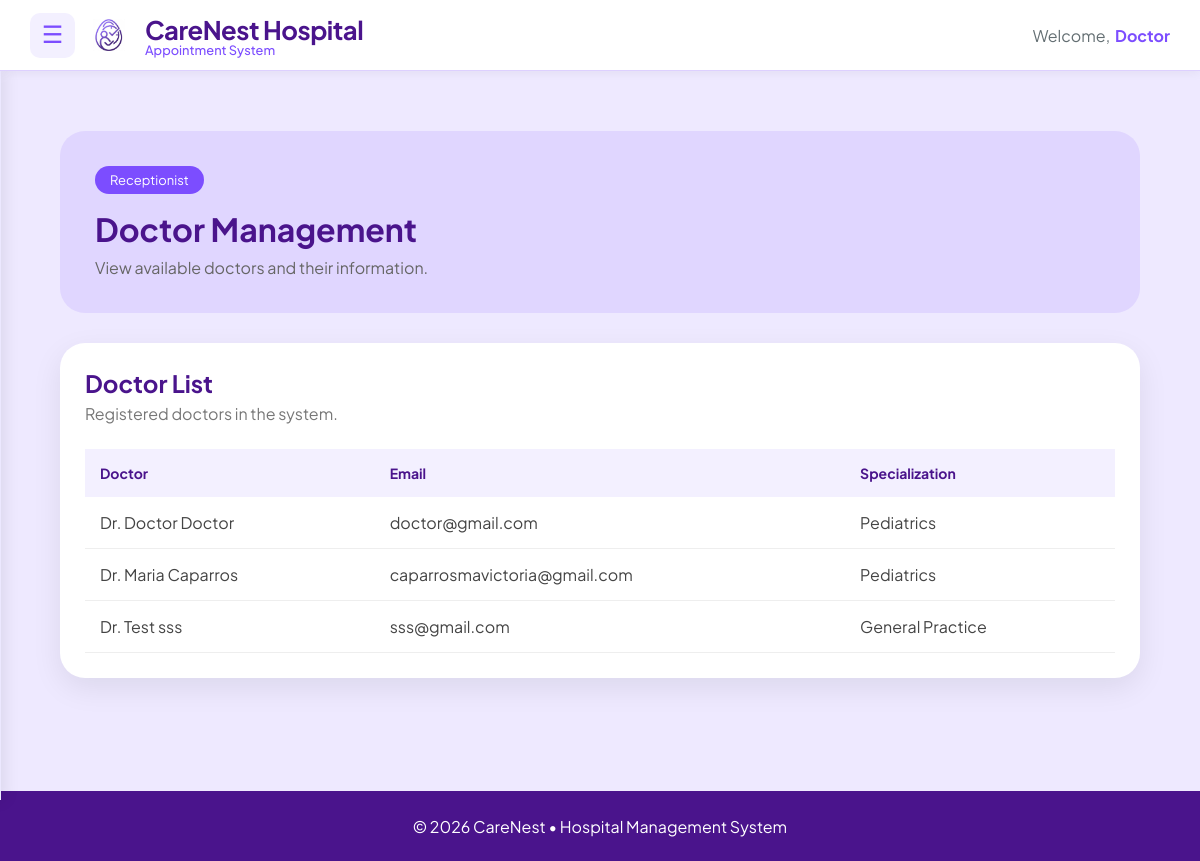
Page /receptionist/doctors/ (signed in) on the committed database.
### main/models.py (models this page shows, shortened)
class Doctor(models.Model):
    SPECIALIZATION_CHOICES = [
        ('Cardiology', 'Cardiology'),
        ('Dermatology', 'Dermatology'),
        ('Neurology', 'Neurology'),
        ('Pediatrics', 'Pediatrics'),
        ('Orthopedics', 'Orthopedics'),
        ('General Practice', 'General Practice'),
    ]
    SEX_CHOICES = [
        ('Male', 'Male'),
        ('Female', 'Female'),
        ('Other', 'Other'),
    ]
    user = models.OneToOneField(User, on_delete=models.CASCADE, related_name='doctor_profile')
    first_name = models.CharField(max_length=50, default="Unknown")
    middle_name = models.CharField(max_length=50, blank=True, null=True)
    last_name = models.CharField(max_length=50, default="Unknown")
    date_of_birth = models.DateField(blank=True, null=True)
    sex = models.CharField(
        max_length=10,
        choices=SEX_CHOICES,
        default='Male'
    )
    address = models.TextField(blank=True)
    specialization = models.CharField(
        max_length=50,
        choices=SPECIALIZATION_CHOICES,
        default='General Practice'
    )
    license_number = models.CharField(max_length=50, unique=True)
    contact_number = models.CharField(max_length=15)
    profile_picture = models.ImageField(
        upload_to=user_directory_path,
        default='default.jpg',
        blank=True,
        null=True
    )

### main/views.py (the view)
@login_required
def receptionist_doctors(request):
    doctors = Doctor.objects.select_related(
        "user"
    ).all()
    context = {
        "doctors": doctors
    }
    return render(
        request,
        "receptionist/appointment/receptionist_doctor.html",
        context
    )

### main/templates/receptionist/appointment/receptionist_doctor.html (shortened to what this page needs)
{% extends "includes/dashboard_base.html" %}
{% load static %}
{% block content %}
{% block extra_css %}
<link rel="stylesheet" href="{% static 'css/receptionist_doctor.css' %}">
{% endblock %}
<div class="doctors-page">
    <section class="page-header">
        <div>
            <span class="page-tag">
                Receptionist
            </span>
            <h1>
                Doctor Management
            </h1>
            <p>
                View available doctors and their information.
            </p>
        </div>
    </section>
    <section class="doctor-card">
        <div class="card-header">
            <h2>
                Doctor List
            </h2>
            <p>
                Registered doctors in the system.
            </p>
        </div>
        <div class="table-wrapper">
            <table class="doctor-table">
                <thead>
                    <tr>
                        <th>Doctor</th>
                        <th>Email</th>
                        <th>Specialization</th>
                    </tr>
                </thead>
                <tbody>
                {% for doctor in doctors %}
                    <tr>
                        <td>
                            Dr. {{ doctor.user.get_full_name }}
                        </td>
                        <td>
                            {{ doctor.user.email }}
                        </td>
                        <td>
                            {{ doctor.specialization }}
                        </td>
                    </tr>
                {% empty %}
                    <tr>
                        <td colspan="3" class="empty-row">
                            No doctors registered.
                        </td>
                    </tr>
                {% endfor %}
                </tbody>
            </table>
        </div>
    </section>
</div>
{% endblock %}

### main/templates/includes/dashboard_base.html (shortened to what this page needs)
{% load static %}
<!DOCTYPE html>
<html lang="en">
<head>
    <link rel="stylesheet" href="{% static 'css/dashboard_base.css' %}">
</head>
<body>
    <header class="dashboard-header">
        <div class="header-left">
            <button class="menu-btn" id="menu-toggle">
                ☰
            </button>
            <div class="brand">
                <img src="{% static 'images/CarenestLOGO.png' %}" alt="CareNest Logo" class="logo">
                <div class="brand-text">
                    <span class="hospital-name">CareNest Hospital</span>
                    <span class="tagline">Appointment System</span>
                </div>
            </div>
        </div>
        <div class="header-right">
            <span class="welcome-text">Welcome,</span>
            <span class="user-name">
                {{ request.user.first_name }}
            </span>
        </div>
    </header>
    <main class="dashboard-content" id="dashboard-content">
    {% block content %}
    {% endblock %}
</main>
    <footer class="dashboard-footer">
        <p>
            © 2026 CareNest • Hospital Management System
        </p>
    </footer>
</body>
</html>

### main/static/css/dashboard_base.css (style rules this page uses)
:root { --header-height:70px; --footer-height:70px; --sidebar-width:260px; --primary-purple:#7c4dff; --soft-purple:#f3f0ff; --deep-purple:#4a148c; --text-main:#2d3436; --text-muted:#636e72; --white:#ffffff; }
body { margin:0; font-family:'Plus Jakarta Sans',sans-serif; background:#fafaff; color:var(--text-main); min-height:100vh; display:flex; flex-direction:column; }
.dashboard-header { position:sticky; top:0; z-index:1000; height:70px; display:flex; justify-content:space-between; align-items:center; padding:0 30px; background:var(--white); border-bottom:1px solid #ddd0ff; box-shadow:0 2px 10px rgba(0,0,0,.05); }
.header-left { display:flex; align-items:center; gap:18px; }
.menu-btn { width:45px; height:45px; border:none; border-radius:10px; background:var(--soft-purple); color:var(--primary-purple); font-size:24px; cursor:pointer; transition:.3s; }
.brand { display:flex; align-items:center; gap:12px; }
.logo { width:32px; height:32px; object-fit:contain; margin-right:8px; }
.brand-text { display:flex; flex-direction:column; }
.hospital-name { font-size: 1.6rem; font-weight: 700; color: var(--deep-purple); letter-spacing: -0.5px; }
.tagline { font-size: 0.8rem; color: var(--primary-purple); font-weight: 500; margin-top: -4px; }
.header-right { display:flex; align-items:center; gap:5px; font-size:16px; }
.welcome-text { color:var(--text-muted); }
.user-name { font-weight:700; color:var(--primary-purple); }
.dashboard-content { flex:1; padding:30px; transition:margin-left .3s ease; background:#eee9ff; min-height:calc(100vh - var(--header-height) - var(--footer-height)); }
.dashboard-footer { height:70px; background:var(--deep-purple); color:white; display:flex; justify-content:center; align-items:center; flex-shrink:0; }

### main/static/css/receptionist_doctor.css (style rules this page uses)
.doctors-page { max-width: 1200px; margin: auto; padding: 30px; font-family: 'Plus Jakarta Sans', sans-serif; }
.page-header { background: rgba(124, 77, 255, 0.12); padding: 35px; border-radius: 25px; margin-bottom: 30px; }
.page-tag { display: inline-block; background: #7c4dff; color: white; padding: 6px 15px; border-radius: 20px; font-size: 13px; }
.page-header h1 { margin: 15px 0 8px; color: #4a148c; font-size: 32px; }
.page-header p { margin: 0; color: #666; }
.doctor-card { background: white; padding: 25px; border-radius: 25px; box-shadow: 0 10px 30px rgba(0,0,0,0.08); }
.card-header h2 { margin: 0; color: #4a148c; }
.card-header p { margin-top: 5px; margin-bottom: 25px; color: #777; }
.table-wrapper { overflow-x: auto; }
.doctor-table { width: 100%; border-collapse: collapse; }
.doctor-table th { text-align: left; padding: 15px; background: #f3f0ff; color: #4a148c; font-size: 14px; }
.doctor-table td { padding: 15px; color: #444; border-bottom: 1px solid #eee; }

### rows in the picture
Doctor: user.get_full_name "Doctor Doctor", user.email "doctor@gmail.com", specialization "Pediatrics"
Doctor: user.get_full_name "Maria Caparros", user.email "caparrosmavictoria@gmail.com", specialization "Pediatrics"
Doctor: user.get_full_name "Test sss", user.email "sss@gmail.com", specialization "General Practice"

### other values in the picture
{{ request.user.first_name }} "Doctor"
